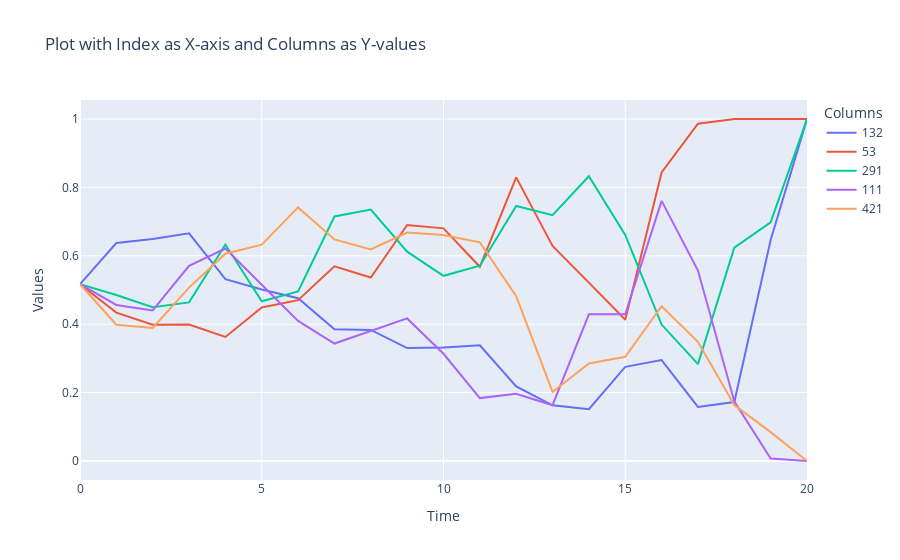

Notebook cell for this chart:
### Code cell
fig = go.Figure()

# Add traces for each column
for column in deltas.columns[values]:
    fig.add_trace(go.Scatter(x=deltas.index, y=deltas[column], mode='lines', name=column))

# Update layout
fig.update_layout(
    title='Plot with Index as X-axis and Columns as Y-values',
    xaxis_title='Time',
    yaxis_title='Values',
    template='plotly',
    legend=dict(title='Columns'),
)

# Show the plot
fig.show()

### Figure 1 — Plotly figure (JSON) as saved in the notebook; plotly's stock layout.template omitted (floating-point values rounded to 4 significant figures)
{"data": [{"mode": "lines", "name": "132", "type": "scatter", "x": [0, 1, 2, 3, 4, 5, 6, 7, 8, 9, 10, 11, 12, 13, 14, 15, 16, 17, 18, 19, 20], "y": [0.5169, 0.6375, 0.6494, 0.6657, 0.5319, 0.5013, 0.4759, 0.3851, 0.3831, 0.3303, 0.3319, 0.3383, 0.2179, 0.1628, 0.1516, 0.2752, 0.2952, 0.1581, 0.1725, 0.646, 1]}, {"mode": "lines", "name": "53", "type": "scatter", "x": [0, 1, 2, 3, 4, 5, 6, 7, 8, 9, 10, 11, 12, 13, 14, 15, 16, 17, 18, 19, 20], "y": [0.5169, 0.4339, 0.3986, 0.3989, 0.3628, 0.4488, 0.4702, 0.5694, 0.5366, 0.6901, 0.6803, 0.5678, 0.8294, 0.6287, 0.5216, 0.4128, 0.8435, 0.9864, 0.9999, 1.0, 1]}, {"mode": "lines", "name": "291", "type": "scatter", "x": [0, 1, 2, 3, 4, 5, 6, 7, 8, 9, 10, 11, 12, 13, 14, 15, 16, 17, 18, 19, 20], "y": [0.5169, 0.4853, 0.4497, 0.4638, 0.6329, 0.4671, 0.4955, 0.715, 0.7353, 0.6122, 0.5414, 0.5712, 0.7458, 0.7189, 0.8326, 0.6611, 0.3989, 0.2832, 0.624, 0.6977, 1]}, {"mode": "lines", "name": "111", "type": "scatter", "x": [0, 1, 2, 3, 4, 5, 6, 7, 8, 9, 10, 11, 12, 13, 14, 15, 16, 17, 18, 19, 20], "y": [0.5169, 0.4562, 0.4402, 0.5708, 0.6212, 0.5162, 0.4095, 0.3435, 0.3802, 0.4169, 0.3135, 0.1839, 0.1963, 0.1631, 0.4289, 0.429, 0.7606, 0.5569, 0.1748, 0.007324, 0]}, {"mode": "lines", "name": "421", "type": "scatter", "x": [0, 1, 2, 3, 4, 5, 6, 7, 8, 9, 10, 11, 12, 13, 14, 15, 16, 17, 18, 19, 20], "y": [0.5169, 0.3985, 0.389, 0.5069, 0.6061, 0.6325, 0.7415, 0.6478, 0.6185, 0.6681, 0.6611, 0.6392, 0.4817, 0.2019, 0.2854, 0.3046, 0.4524, 0.3485, 0.1637, 0.08434, 0]}], "layout": {"legend": {"title": {"text": "Columns"}}, "title": {"text": "Plot with Index as X-axis and Columns as Y-values"}, "xaxis": {"title": {"text": "Time"}}, "yaxis": {"title": {"text": "Values"}}}}
